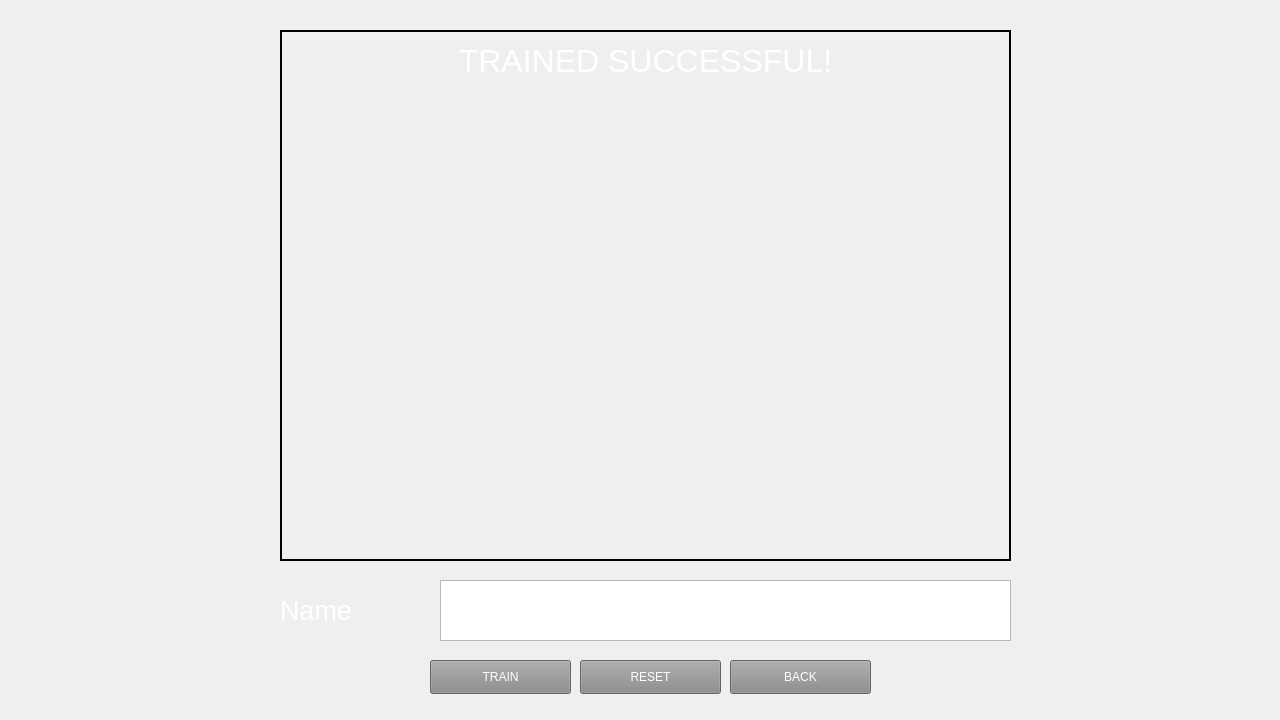
<?xml version="1.0" encoding="UTF-8"?>
<ui version="4.0">
 <class>MainWindow</class>
 <widget class="QMainWindow" name="MainWindow">
  <property name="geometry">
   <rect>
    <x>0</x>
    <y>0</y>
    <width>1280</width>
    <height>720</height>
   </rect>
  </property>
  <property name="windowTitle">
   <string>MainWindow</string>
  </property>
  <widget class="QWidget" name="centralwidget">
   <widget class="QLabel" name="label">
    <property name="geometry">
     <rect>
      <x>280</x>
      <y>30</y>
      <width>731</width>
      <height>531</height>
     </rect>
    </property>
    <property name="frameShape">
     <enum>QFrame::Box</enum>
    </property>
    <property name="lineWidth">
     <number>2</number>
    </property>
    <property name="text">
     <string/>
    </property>
    <property name="scaledContents">
     <bool>true</bool>
    </property>
   </widget>
   <widget class="QPushButton" name="pushButton">
    <property name="geometry">
     <rect>
      <x>430</x>
      <y>660</y>
      <width>141</width>
      <height>34</height>
     </rect>
    </property>
    <property name="styleSheet">
     <string notr="true">background-color: rgb(139, 139, 139);
color: rgb(255, 255, 255);
border-color: rgb(255, 255, 255);
</string>
    </property>
    <property name="text">
     <string>TRAIN</string>
    </property>
   </widget>
   <widget class="QPushButton" name="pushButton_2">
    <property name="geometry">
     <rect>
      <x>730</x>
      <y>660</y>
      <width>141</width>
      <height>34</height>
     </rect>
    </property>
    <property name="styleSheet">
     <string notr="true">background-color: rgb(139, 139, 139);
color: rgb(255, 255, 255);
border-color: rgb(255, 255, 255);</string>
    </property>
    <property name="text">
     <string>BACK</string>
    </property>
   </widget>
   <widget class="QTextEdit" name="textEdit">
    <property name="geometry">
     <rect>
      <x>440</x>
      <y>580</y>
      <width>571</width>
      <height>61</height>
     </rect>
    </property>
    <property name="font">
     <font>
      <pointsize>18</pointsize>
     </font>
    </property>
   </widget>
   <widget class="QLabel" name="label_2">
    <property name="geometry">
     <rect>
      <x>280</x>
      <y>580</y>
      <width>131</width>
      <height>61</height>
     </rect>
    </property>
    <property name="font">
     <font>
      <pointsize>20</pointsize>
     </font>
    </property>
    <property name="styleSheet">
     <string notr="true">color: rgb(255, 255, 255);</string>
    </property>
    <property name="text">
     <string>Name</string>
    </property>
   </widget>
   <widget class="QPushButton" name="pushButton_3">
    <property name="geometry">
     <rect>
      <x>580</x>
      <y>660</y>
      <width>141</width>
      <height>34</height>
     </rect>
    </property>
    <property name="styleSheet">
     <string notr="true">background-color: rgb(139, 139, 139);
color: rgb(255, 255, 255);
border-color: rgb(255, 255, 255);</string>
    </property>
    <property name="text">
     <string>RESET</string>
    </property>
   </widget>
   <widget class="QLabel" name="label_9">
    <property name="geometry">
     <rect>
      <x>0</x>
      <y>0</y>
      <width>1280</width>
      <height>720</height>
     </rect>
    </property>
    <property name="text">
     <string/>
    </property>
    <property name="pixmap">
     <pixmap>BG.jpg</pixmap>
    </property>
    <property name="scaledContents">
     <bool>true</bool>
    </property>
   </widget>
   <widget class="QLabel" name="label_success">
    <property name="geometry">
     <rect>
      <x>280</x>
      <y>30</y>
      <width>731</width>
      <height>61</height>
     </rect>
    </property>
    <property name="font">
     <font>
      <pointsize>24</pointsize>
     </font>
    </property>
    <property name="styleSheet">
     <string notr="true">color: rgb(255, 255, 255);</string>
    </property>
    <property name="text">
     <string>TRAINED SUCCESSFUL!</string>
    </property>
    <property name="alignment">
     <set>Qt::AlignCenter</set>
    </property>
   </widget>
   <zorder>label_9</zorder>
   <zorder>label</zorder>
   <zorder>pushButton</zorder>
   <zorder>pushButton_2</zorder>
   <zorder>textEdit</zorder>
   <zorder>label_2</zorder>
   <zorder>pushButton_3</zorder>
   <zorder>label_success</zorder>
  </widget>
 </widget>
 <resources/>
 <connections/>
</ui>
